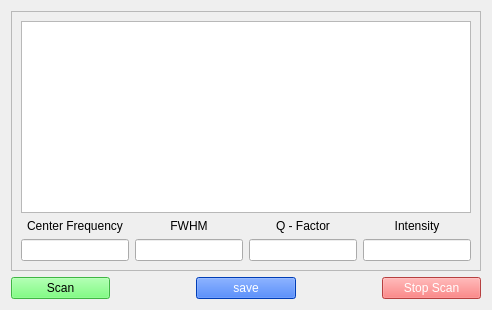
      <widget class="QWidget" name="tab">
       <attribute name="title">
        <string>Resonance Scan</string>
       </attribute>
       <layout class="QVBoxLayout" name="verticalLayout_2">
        <item>
         <widget class="QFrame" name="frame_3">
          <property name="frameShape">
           <enum>QFrame::StyledPanel</enum>
          </property>
          <property name="frameShadow">
           <enum>QFrame::Raised</enum>
          </property>
          <layout class="QVBoxLayout" name="verticalLayout_7">
           <item>
            <widget class="PlotWidget" name="graphicsView"/>
           </item>
           <item>
            <layout class="QHBoxLayout" name="horizontalLayout_3">
             <item>
              <widget class="QLabel" name="center_freq_label">
               <property name="toolTip">
                <string>&lt;html&gt;&lt;head/&gt;&lt;body&gt;&lt;p&gt;Fit result for the center frequency.&lt;/p&gt;&lt;/body&gt;&lt;/html&gt;</string>
               </property>
               <property name="layoutDirection">
                <enum>Qt::LeftToRight</enum>
               </property>
               <property name="autoFillBackground">
                <bool>false</bool>
               </property>
               <property name="text">
                <string>Center Frequency</string>
               </property>
               <property name="alignment">
                <set>Qt::AlignCenter</set>
               </property>
              </widget>
             </item>
             <item>
              <widget class="QLabel" name="fwhm_label">
               <property name="toolTip">
                <string>&lt;html&gt;&lt;head/&gt;&lt;body&gt;&lt;p&gt;Fit result for the &lt;span style=&quot; text-decoration: underline;&quot;&gt;F&lt;/span&gt;ull &lt;span style=&quot; text-decoration: underline;&quot;&gt;W&lt;/span&gt;idth at&lt;span style=&quot; text-decoration: underline;&quot;&gt; H&lt;/span&gt;alf &lt;span style=&quot; text-decoration: underline;&quot;&gt;M&lt;/span&gt;aximum.&lt;/p&gt;&lt;/body&gt;&lt;/html&gt;</string>
               </property>
               <property name="text">
                <string>FWHM</string>
               </property>
               <property name="alignment">
                <set>Qt::AlignCenter</set>
               </property>
              </widget>
             </item>
             <item>
              <widget class="QLabel" name="qfactor_label">
               <property name="toolTip">
                <string>&lt;html&gt;&lt;head/&gt;&lt;body&gt;&lt;p&gt;Fit result for the Q - factor.&lt;/p&gt;&lt;p&gt;Q - factor = center frequency / FWHW&lt;/p&gt;&lt;/body&gt;&lt;/html&gt;</string>
               </property>
               <property name="text">
                <string>Q - Factor</string>
               </property>
               <property name="alignment">
                <set>Qt::AlignCenter</set>
               </property>
              </widget>
             </item>
             <item>
              <widget class="QLabel" name="intensity_label">
               <property name="sizePolicy">
                <sizepolicy hsizetype="Preferred" vsizetype="Preferred">
                 <horstretch>0</horstretch>
                 <verstretch>0</verstretch>
                </sizepolicy>
               </property>
               <property name="text">
                <string>Intensity</string>
               </property>
               <property name="alignment">
                <set>Qt::AlignCenter</set>
               </property>
              </widget>
             </item>
            </layout>
           </item>
           <item>
            <layout class="QHBoxLayout" name="horizontalLayout_2">
             <item>
              <widget class="QLineEdit" name="center_freq"/>
             </item>
             <item>
              <widget class="QLineEdit" name="fwhm"/>
             </item>
             <item>
              <widget class="QLineEdit" name="qfactor"/>
             </item>
             <item>
              <widget class="QLineEdit" name="intensity"/>
             </item>
            </layout>
           </item>
          </layout>
         </widget>
        </item>
        <item>
         <layout class="QHBoxLayout" name="horizontalLayout">
          <item>
           <widget class="QPushButton" name="scan">
            <property name="sizePolicy">
             <sizepolicy hsizetype="Expanding" vsizetype="Fixed">
              <horstretch>0</horstretch>
              <verstretch>0</verstretch>
             </sizepolicy>
            </property>
            <property name="toolTip">
             <string>&lt;html&gt;&lt;head/&gt;&lt;body&gt;&lt;p&gt;Start the measurement.&lt;/p&gt;&lt;/body&gt;&lt;/html&gt;</string>
            </property>
            <property name="styleSheet">
             <string notr="true">background-color: rgb(90, 255, 95);
font: 75 12pt &quot;Roboto Condensed&quot;;
color: rgb(0,0,0);

</string>
            </property>
            <property name="text">
             <string>Scan</string>
            </property>
           </widget>
          </item>
          <item>
           <spacer name="horizontalSpacer_8">
            <property name="orientation">
             <enum>Qt::Horizontal</enum>
            </property>
            <property name="sizeType">
             <enum>QSizePolicy::Minimum</enum>
            </property>
            <property name="sizeHint" stdset="0">
             <size>
              <width>40</width>
              <height>20</height>
             </size>
            </property>
           </spacer>
          </item>
          <item>
           <spacer name="horizontalSpacer_9">
            <property name="orientation">
             <enum>Qt::Horizontal</enum>
            </property>
            <property name="sizeType">
             <enum>QSizePolicy::Minimum</enum>
            </property>
            <property name="sizeHint" stdset="0">
             <size>
              <width>40</width>
              <height>20</height>
             </size>
            </property>
           </spacer>
          </item>
          <item>
           <widget class="QPushButton" name="save">
            <property name="sizePolicy">
             <sizepolicy hsizetype="Expanding" vsizetype="Fixed">
              <horstretch>0</horstretch>
              <verstretch>0</verstretch>
             </sizepolicy>
            </property>
            <property name="toolTip">
             <string>&lt;html&gt;&lt;head/&gt;&lt;body&gt;&lt;p&gt;save&lt;/p&gt;&lt;/body&gt;&lt;/html&gt;</string>
            </property>
            <property name="styleSheet">
             <string notr="true">background-color: rgb(0, 85, 255);
color: rgb(255, 255, 255);
font: 75 12pt &quot;Roboto Condensed&quot;;</string>
            </property>
            <property name="text">
             <string>save</string>
            </property>
           </widget>
          </item>
          <item>
           <spacer name="horizontalSpacer_10">
            <property name="orientation">
             <enum>Qt::Horizontal</enum>
            </property>
            <property name="sizeType">
             <enum>QSizePolicy::Minimum</enum>
            </property>
            <property name="sizeHint" stdset="0">
             <size>
              <width>40</width>
              <height>20</height>
             </size>
            </property>
           </spacer>
          </item>
          <item>
           <spacer name="horizontalSpacer_4">
            <property name="orientation">
             <enum>Qt::Horizontal</enum>
            </property>
            <property name="sizeType">
             <enum>QSizePolicy::Minimum</enum>
            </property>
            <property name="sizeHint" stdset="0">
             <size>
              <width>40</width>
              <height>20</height>
             </size>
            </property>
           </spacer>
          </item>
          <item>
           <widget class="QPushButton" name="stop">
            <property name="sizePolicy">
             <sizepolicy hsizetype="Expanding" vsizetype="Fixed">
              <horstretch>0</horstretch>
              <verstretch>0</verstretch>
             </sizepolicy>
            </property>
            <property name="toolTip">
             <string>&lt;html&gt;&lt;head/&gt;&lt;body&gt;&lt;p&gt;Stop the measurement.&lt;/p&gt;&lt;/body&gt;&lt;/html&gt;</string>
            </property>
            <property name="styleSheet">
             <string notr="true">background-color: rgb(255, 90, 90);
color: rgb(255, 255, 255);
font: 75 12pt &quot;Roboto Condensed&quot;;
</string>
            </property>
            <property name="text">
             <string>Stop Scan</string>
            </property>
           </widget>
          </item>
         </layout>
        </item>
       </layout>
      </widget>
